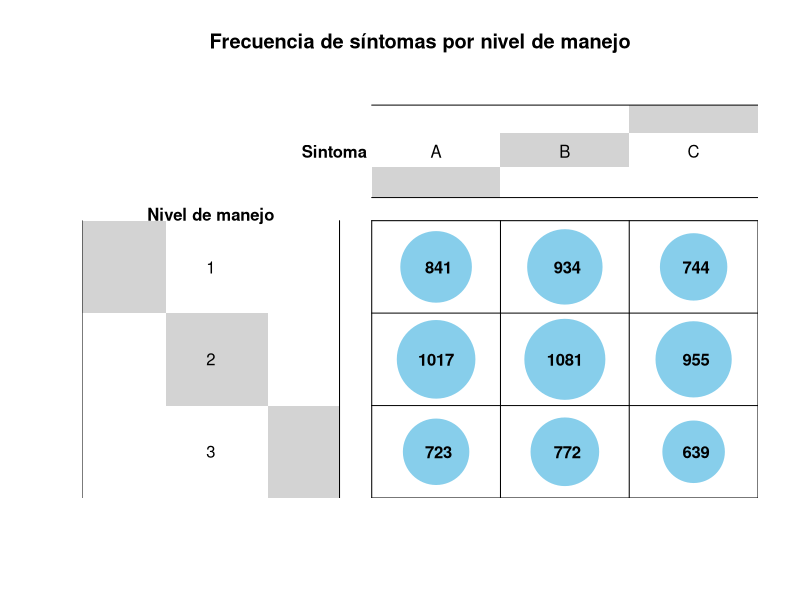

This figure's R source: (Note: this script raises an error after producing the figure.)
library(tidyverse)
library(FactoMineR)
library(gplots)
library(classInt)
library(emmeans)
library(multcompView)
library(multcomp)
library(reshape2)

#leer tabla original (hice algunas modificaciones agregando 0s)
tabla <- readxl::read_excel("tablas/relevamiento.xlsx")

##################
tabla_3 <- pivot_longer(tabla, cols = 11:17, names_to = "tipo_s", values_to = "conteo")

# Agrupás sumando
freq_t3 <- tabla_3 %>%
  group_by(nivel_manejo, sintoma) %>%
  filter(sintoma != "S/S") %>% 
  summarise(freq = sum(conteo), .groups = "drop")

# Convertís a tabla cruzada (matriz de contingencia)
dt_3 <- xtabs(freq ~ nivel_manejo + sintoma, data = freq_t3)

# Test chi²
test <- chisq.test(dt_3)
p_valor <- round(test$p.value, digits = 4)
print(test)


# Usás la tabla cruzada que creaste con xtabs:
jpeg("graf/balloonplot_manejo.jpeg", width = 4000, height = 3000, res = 400)

balloonplot(t(dt_3), 
            main = "Frecuencia de síntomas por nivel de manejo",
            xlab = "Sintoma", 
            ylab = "Nivel de manejo",
            label = T, 
            show.margins = FALSE)
# Agregar leyenda con resultado global
legend("topleft", 
       legend = paste0("χ² = ", chi2_val, ", p = ", p_valor),
       bty = "n", cex = 0.8)
dev.off()

######################################

# Agrupás sumando
freq_t4 <- tabla_3 %>%
  filter(sintoma != "S/S") %>% 
  group_by(estacion, sintoma) %>%
  summarise(freq = sum(conteo), .groups = "drop")

# Convertís a tabla cruzada (matriz de contingencia)
dt_4 <- xtabs(freq ~ estacion + sintoma, data = freq_t4)

# Paso 3: Test chi² global
test <- chisq.test(dt_4)
p_valor <- round(test$p.value, digits = 4)
chi2_val <- round(test$statistic, 2)

# Paso 4: Balloonplot con leyenda del test global
jpeg("graf/balloonplot_estacion.jpeg", width = 4000, height = 3000, res = 400)
balloonplot(t(dt_4), 
            main = "Frecuencia de síntomas por estación",
            xlab = "Síntoma", 
            ylab = "Estación",
            label = T, 
            show.margins = FALSE)

# Agregar leyenda con resultado global
legend("topleft", 
       legend = paste0("χ² = ", chi2_val, ", p = ", p_valor),
       bty = "n", cex = 0.8)
dev.off()

######################################

freq_t5 <- tabla %>%
  filter(sintoma != "S/S") %>% 
  mutate(nivel_manejo = as.factor(nivel_manejo)) %>% 
  group_by(nivel_manejo, sintoma) %>%
  summarise(freq = sum(`Dardos recolectados por síntoma`))

# Convertís a tabla cruzada (matriz de contingencia)
dt_5 <- xtabs(freq ~ nivel_manejo + sintoma, data = freq_t5)

# Test chi²
test <- chisq.test(dt_5)
chi2_val <- round(test$statistic, 2)
p_valor <- round(test$p.value, digits = 4)
print(test)

# Convertir tabla cruzada a data frame largo
df_heat <- as.data.frame(as.table(dt_5))

# Graficar heatmap
jpeg("graf/heatmal_estacion.jpeg", width = 4000, height = 3000, res = 800)
ggplot(df_heat, aes(x = sintoma, y = nivel_manejo, fill = Freq)) +
  geom_tile(color = "white") +
  scale_fill_gradient(low = "white", high = "red") +
  geom_text(aes(label = Freq), color = "black", size = 3) +
  labs(
    title = "Heatmap de síntomas por nivel de manejo",
    x = "Síntoma",
    y = "Nivel de manejo",
    fill = "Frecuencia"
  ) +
  theme_minimal() +
  theme(axis.text.x = element_text(angle = 45, hjust = 1))
dev.off()

# Lista de síntomas únicos
sintomas <- unique(freq_t5$sintoma)

# Iterar sobre cada síntoma
for (s in sintomas) {
  cat("\n\n### Síntoma:", s, "###\n")
  
  # Filtrar datos para ese síntoma
  datos_s <- freq_t5 %>% filter(sintoma == s)
  
  if (n_distinct(datos_s$nivel_manejo) > 1) {
    # Crear tabla cruzada
    tabla_s <- xtabs(freq ~ nivel_manejo, data = datos_s)
    
    # Test chi-cuadrado
    test <- suppressWarnings(chisq.test(tabla_s))  # suppressWarnings para valores esperados < 5
    chi2_val <- round(test$statistic, 2)
    p_valor <- signif(test$p.value, 3)
    
    cat(paste("Chi² =", chi2_val, "| p =", p_valor, "\n"))
    
    # Modelo GLM
    modelo <- glm(freq ~ nivel_manejo, family = "poisson", data = datos_s)
    emm <- emmeans(modelo, ~ nivel_manejo)
    cld_result <- cld(emm, Letters = letters)
    
    print(cld_result)
  } else {
    cat("No hay suficientes estaciones para comparar.\n")
  }
}

######################################
freq_t6 <- tabla %>%
  filter(sintoma != "S/S") %>% 
  group_by(estacion, sintoma) %>%
  summarise(freq = sum(`Dardos recolectados por síntoma`))

# Convertís a tabla cruzada (matriz de contingencia)
dt_6 <- xtabs(freq ~ estacion + sintoma, data = freq_t6)

# Test chi²
test <- chisq.test(dt_6)
chi2_val <- round(test$statistic, 2)
p_valor <- round(test$p.value, digits = 4)
print(test)

# Convertir tabla cruzada a data frame largo
df_heat <- as.data.frame(as.table(dt_6))

# Graficar heatmap
jpeg("graf/heatmal_estacion.jpeg", width = 4000, height = 3000, res = 800)
ggplot(df_heat, aes(x = sintoma, y = estacion, fill = Freq)) +
  geom_tile(color = "white") +
  scale_fill_gradient(low = "white", high = "red") +
  geom_text(aes(label = Freq), color = "black", size = 3) +
  labs(
    title = "Heatmap de síntomas por estación",
    x = "Síntoma",
    y = "Estación",
    fill = "Frecuencia"
  ) +
  theme_minimal() +
  theme(axis.text.x = element_text(angle = 45, hjust = 1))
dev.off()

# Lista de síntomas únicos
sintomas <- unique(freq_t6$sintoma)

# Iterar sobre cada síntoma
for (s in sintomas) {
  cat("\n\n### Síntoma:", s, "###\n")
  
  # Filtrar datos para ese síntoma
  datos_s <- freq_t6 %>% filter(sintoma == s)
  
  if (n_distinct(datos_s$estacion) > 1) {
    # Crear tabla cruzada
    tabla_s <- xtabs(freq ~ estacion, data = datos_s)
    
    # Test chi-cuadrado
    test <- suppressWarnings(chisq.test(tabla_s))  # suppressWarnings para valores esperados < 5
    chi2_val <- round(test$statistic, 2)
    p_valor <- signif(test$p.value, 3)
    
    cat(paste("Chi² =", chi2_val, "| p =", p_valor, "\n"))
    
    # Modelo GLM
    modelo <- glm(freq ~ estacion, family = "poisson", data = datos_s)
    emm <- emmeans(modelo, ~ estacion)
    cld_result <- cld(emm, Letters = letters)
    
    print(cld_result)
  } else {
    cat("No hay suficientes estaciones para comparar.\n")
  }
}























tabla$LAT_dis <- 0
tabla$LAT_dis[tabla$LAT > 32 & tabla$LAT < 33.3605] <- "LAT_1"
tabla$LAT_dis[tabla$LAT >= 33.3605 & tabla$LAT < 34.2075] <- "LAT_2"
tabla$LAT_dis[tabla$LAT >= 34.2075] <- "LAT_3"
tabla_dis <- tabla %>% 
  mutate(LAT = LAT*-1) %>% 
  group_by(LAT_dis) %>% 
  summarise(alternaria_sp = sum(alternaria_sp), 
            colletotrechum = sum(colletotrechum),
            colonia_6 = sum(colonia_6),
            colonia_35 = sum(colonia_35),
            d_mutila = sum(d_mutila),
            d_seriata = sum(d_seriata)) %>% 
  as.data.frame()

tabla_2 <- tabla_dis
rownames(tabla_2) = tabla_2$LAT_dis
tabla_2 <- tabla_2[3:7]
dt <- as.table(as.matrix(tabla_2))
balloonplot(t(dt), main = "", xlab ="", ylab="",
            label = FALSE, show.margins = FALSE)

# test de correspondencia entre ubicaciones y poblaciones
res.ca <- CA(tabla_2, ncp = 5, graph = TRUE)
#elipses en columnas (poblaciones)
ellipseCA(res.ca, ellipse = "col")
#elipses en filas (columnas)
ellipseCA(res.ca, ellipse = "row")

# test de correspondencia entre ubicaciones y poblaciones
res.ca2 <- CA(tabla_2, ncp = 5, graph = TRUE)
#elipses en columnas (poblaciones) me quedaría con este gráfico para presentarlo
#muestra como determinadas poblaciones son mas comunes en varias ubicaciones
jpeg("ca1.jpeg", width = 4000, height = 4000, res = 800)
ellipseCA(res.ca2, ellipse = "col")
dev.off()
#elipses en filas (columnas) no aparece nada interesante
jpeg("ca2.jpeg", width = 4000, height = 4000, res = 800)
ellipseCA(res.ca2, ellipse = "row")
dev.off()
#hasta acá está perfecto
#formando grupos
#las ubicaciones agrupadas son similares en cuanto a lo que encontraron en ellas:
#* Grupo 1: 40, 42, 45, 47, 48
#* Grupo 2: 41, 43, 44
#* Grupo 3: 37, 38, 39 y 46
jpeg("cluster_fila.jpeg", width = 4000, height = 4000, res = 800)
HCPC(res.ca2, cluster.CA = "rows", nb.clust = 3)
dev.off()
# la agrupación por poblaciones es bien distinta, por ejemplo un grupo está 
# compuesto solo por t16
jpeg("cluster_col.jpeg", width = 4000, height = 4000, res = 800)
HCPC(res.ca2, cluster.CA = "columns", nb.clust = 3)
dev.off()
# aporte a la variación de cada fila
eig.val <- res.ca2$eig
barplot(eig.val[, 2], 
        names.arg = 1:nrow(eig.val), 
        main = "Variances Explained by Dimensions (%)",
        xlab = "Principal Dimensions",
        ylab = "Percentage of variances",
        col ="steelblue")

# aporte a la variación de cada columna
eig.val <- res.ca2$col$contrib
barplot(eig.val[, 2], 
        names.arg = 1:nrow(eig.val), 
        main = "Variances Explained by Dimensions (%)",
        xlab = "Principal Dimensions",
        ylab = "Percentage of variances",
        col ="steelblue")


# % contribuciones
eig.val <- res.ca2$row$contrib
barplot(eig.val[, 2], 
        names.arg = 1:nrow(eig.val), 
        main = "Variances Explained by Dimensions (%)",
        xlab = "Principal Dimensions",
        ylab = "Percentage of variances",
        col ="steelblue")

#########################
# clasificando por sintomatología
# hice 2 intentos, uno tal como estaba en la tabla y otro con sintomaticos/no sintomaticos

tabla_3 <- tabla %>% 
  group_by(nivel_manejo) %>% 
  summarise(alternaria_sp = sum(alternaria_sp), 
            colletotrechum = sum(colletotrechum),
            colonia_6 = sum(colonia_6),
            colonia_35 = sum(colonia_35),
            d_mutila = sum(d_mutila),
            d_seriata = sum(d_seriata)) %>% 
  as.data.frame()

rownames(tabla_3) <- tabla_3$sintomas
tabla_3 <- tabla_3[3:7]
dt2 <- as.table(as.matrix(tabla_3))

tabla_3
# Esta salida gráfica es interesante (podría ser un buen complemento para la última -ver al final)
jpeg("proporciones4.jpeg", width = 4000, height = 4000, res = 800)
balloonplot(t(dt2), main = "frecuencia de poblaciones", xlab ="", ylab="",
            label = FALSE, show.margins = FALSE)
dev.off()

# chi cuadrado significativo
chisq <- chisq.test(tabla_3)
chisq

res.ca3 <- CA(tabla_3)
summary(res.ca2)
#poco entendible la asociación | no usaría CA para analizar estos resultados
ellipseCA(res.ca3, ellipse = "col")
ellipseCA(res.ca3, ellipse = "row")

# analisis mas sencillo dejando solo con sintomas y asintomaticos
tabla_4 <- tabla_3 %>% 
  t() %>% 
  as.data.frame() %>% 
  mutate(Sintomaticos = (A+B+C), 
         Asintomaticos = S/S) %>% 
  select(Sintomaticos, Asintomaticos)


dt3 <- as.table(as.matrix(tabla_4))

tabla_4
# presentaría esta salida gráfica 
jpeg("proporciones5.jpeg", width = 6000, height = 4000, res = 800)
balloonplot(dt3, main = "frecuencia de poblaciones", xlab ="", ylab="",
            label = FALSE, show.margins = FALSE)
dev.off()
# chi cuadrado significativo
chisq <- chisq.test(tabla_4)
chisq

##### por manejo
#tabla para agregar frecuencia total
tabla_c <- tabla %>% 
  mutate(LAT = LAT*-1) %>% 
  group_by(nivel_manejo) %>% 
  summarise(alternaria_sp = sum(alternaria_sp), 
            colletotrechum = sum(colletotrechum),
            colonia_6 = sum(colonia_6),
            colonia_35 = sum(colonia_35),
            d_mutila = sum(d_mutila),
            d_seriata = sum(d_seriata)) %>% 
  as.data.frame()
View(tabla_c)
